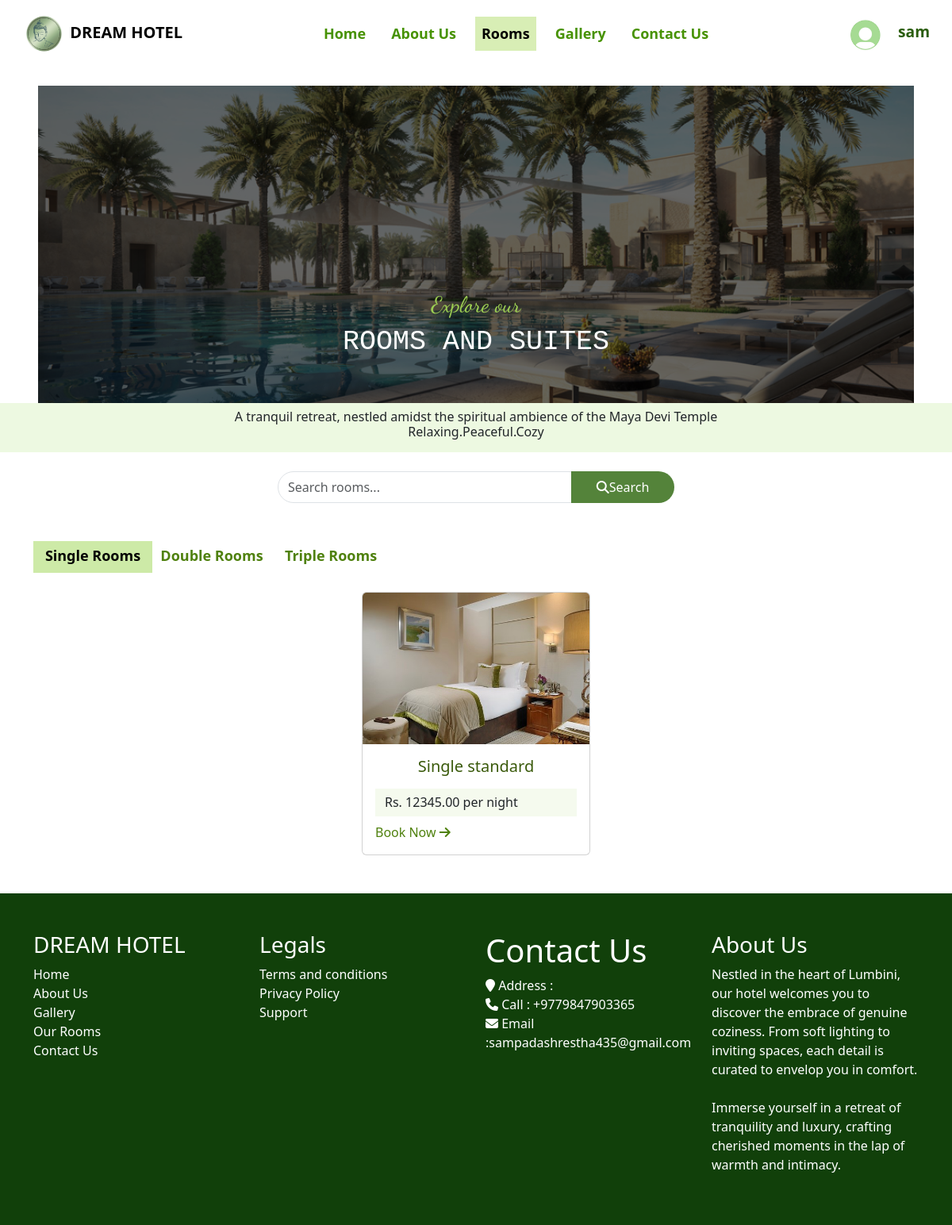
Screenshot of /rooms/ (signed in) with the database file from the repository.
### main/models.py (models this page shows, shortened)
class Room(models.Model):
    ROOM_TYPES = [('single', 'Single'), ('double', 'Double'), ('triple', 'triple')]
    title=models.TextField(default="null")
    room_type = models.CharField(max_length=50, choices=ROOM_TYPES)
    price_per_night = models.DecimalField(max_digits=10, decimal_places=2)
    max_guests = models.IntegerField()
    total_rooms = models.PositiveIntegerField(default=0)
    description = models.TextField(blank=True)
    images=models.ImageField(default=" ",upload_to='images')
    image2=models.ImageField(default=" ",upload_to='images')
    image3=models.ImageField(default=" ",upload_to='images')
    image4=models.ImageField(default=" ",upload_to='images')

### main/views.py (the view)
# urls.py: path("rooms/",rooms,name="rooms"),
@login_required(login_url='login')
def rooms(request):
    search_query = request.GET.get('search', '')
    if search_query:
        room_results = Room.objects.filter(title__icontains=search_query)
        context = {
            'room_results': room_results,
            'search_query': search_query
        }
    else:
        single = Room.objects.filter(room_type='single')
        double = Room.objects.filter(room_type='double')
        triple = Room.objects.filter(room_type='triple')
        context = {
            'single': single,
            'double': double,
            'triple': triple,
            'search_query': search_query
        }
    return render(request, 'main/rooms.html', context)

### main/context_processors.py (called while the page is built)
def user_profile(request):
    if request.user.is_authenticated:
        try:
            profile = GuestProfile.objects.get(user=request.user)
            return {'profile': profile}
        except GuestProfile.DoesNotExist:
            return {'profile': None}
    return {}

### main/templates/main/rooms.html (shortened to what this page needs)
{% extends "base.html" %}
{% load static %}
{% block contents %}
<div id="carouselExampleSlidesOnly" class="carousel slide mx-5 mt-4" data-bs-ride="carousel">
    <div class="carousel-inner">
      <div class="carousel-item active">
        <div class="overlay"></div>
        <img src="{% static 'images/img4.jpg' %}" class="d-block w-100 carouselimage1" alt="...">
      </div>
        <div class="carousel-caption d-md-block caption" >
            <h3 data-aos="zoom-out" data-aos-duration="1000" style="font-family:'Dancing Script', cursive; color:rgb(156, 205, 82)">Explore our </h3>
            <h1 class="mx-5" data-aos="fade-up" data-aos-duration="1000"><pre>ROOMS AND SUITES</pre></b></h1>
        </div>
    </div>
</div>
<div class="container-fluid py-2 mb-3 room" style="background-color:rgb(237, 249, 225)">
    <h6 class="align-middle mx-auto" data-aos="fade-up" data-aos-duration="1000">A tranquil retreat, nestled amidst the spiritual ambience of the Maya Devi Temple<br>Relaxing.Peaceful.Cozy</h6>
</div>
<div class="container mt-4">
    <form method="GET" action="" class="d-flex justify-content-center gap-2">
        <div class="input-group" style="max-width: 500px;">
            <input type="text"
                   name="search"
                   class="form-control"
                   placeholder="Search rooms..."
                   value="{{ search_query }}"
                   style="border-radius: 20px 0 0 20px;">
            <button type="submit" class="btn aboutbtn" style="border-radius: 0 20px 20px 0;">
                <i class="fa-solid fa-search"></i> Search
            </button>
        </div>
    </form>
</div>
{% if search_query %}
    <div class="container mt-4">
        <h4 class="text-center mb-4">Search Results</h4>
        <div class="container rooms mt-4" style="display: flex; flex-wrap: wrap; gap: 20px; justify-content: center; margin: 20px auto;">
            {% if room_results %}
                {% for i in room_results %}
                    <div class="card" style="width: 18rem;" data-aos="fade-up" data-aos-duration="1000">
                        <img src="{{i.images.url}}" class="card-img-top" alt="...">
                        <div class="card-body">
                            <h5 class="card-title">{{i.title}}</h5>
                            <h6 class="container py-2 mt-3" style="background-color: rgba(210, 233, 180, 0.226);">Rs. {{i.price_per_night}} per night</h6>
                            <a href="{% url 'bookrooms' i.id %}" class="stay">Book Now <i class="fa-solid fa-arrow-right"></i></a>
                        </div>
                    </div>
                {% endfor %}
            {% else %}
                <div class="alert alert-info">No rooms found matching your search.</div>
            {% endif %}
        </div>
    </div>
{% else %}
    <div class="container mt-5">
        <ul class="nav nav-pills mb-3 tab-titles text-center align-items-center" id="pills-tab" role="tablist" style="display: flex;">
            <li class="nav-item tab-links about-title active" onclick="openLink('single')">Single Rooms</li>
            <li class="nav-item tab-links about-title" onclick="openLink('double')">Double Rooms</li>
            <li class="nav-item tab-links about-title" onclick="openLink('triple')">Triple Rooms</li>
        </ul>
    </div>
    <div class="tab-content active-tab" id="single" data-aos="fade-up" data-aos-duration="1000">
        <div class="container rooms mt-4" style="display: flex; flex-wrap: wrap; gap: 20px; justify-content: center; margin: 20px auto;">
            {% for i in single %}
                <div class="card" style="width: 18rem;" data-aos="fade-up" data-aos-duration="1000">
                    <img src="{{i.images.url}}" class="card-img-top" alt="...">
                    <div class="card-body">
                        <h5 class="card-title">{{i.title}}</h5>
                        <h6 class="container py-2 mt-3" style="background-color: rgba(210, 233, 180, 0.226);">Rs. {{i.price_per_night}} per night</h6>
                        <a href="{% url 'bookrooms' i.id %}" class="stay">Book Now <i class="fa-solid fa-arrow-right"></i></a>
                    </div>
                </div>
            {% endfor %}
        </div>
    </div>
{% endif %}
{% endblock contents %}

### main/templates/base.html (shortened to what this page needs)
<!doctype html>
{% load static %}
<html lang="en">
  <head>
   <link rel="stylesheet" href="https://cdnjs.cloudflare.com/ajax/libs/fancybox/2.1.5/jquery.fancybox.min.css"
      media="screen">
    <link href="https://cdn.jsdelivr.net/npm/bootstrap@5.3.3/dist/css/bootstrap.min.css" rel="stylesheet">
    <link href="https://unpkg.com/aos@2.3.1/dist/aos.css" rel="stylesheet">
    <link rel="stylesheet" href="{% static 'css/st.css' %}">
    <link rel="stylesheet" href="https://cdnjs.cloudflare.com/ajax/libs/font-awesome/6.6.0/css/all.min.css" />
    <link href="https://cdnjs.cloudflare.com/ajax/libs/bootstrap-icons/1.10.5/font/bootstrap-icons.min.css" rel="stylesheet">
    <link rel="stylesheet" href="https://cdn.jsdelivr.net/npm/flatpickr/dist/flatpickr.min.css">
    <link rel="stylesheet" href="https://cdn.jsdelivr.net/npm/alertifyjs/build/css/alertify.min.css"/>
    <link rel="stylesheet" href="https://cdn.jsdelivr.net/npm/alertifyjs/build/css/themes/default.min.css"/>
   </head>
  <body>
    <nav class="navbar navbar-expand-lg bg-white navy">
        <div class="container-fluid">
          <a class="navbar-brand mx-3" href="#"><img src="{% static 'images/DREAMh.png' %}" style="max-width: 100%; max-height:55px;"><b> DREAM HOTEL</b></a>
         <div class="collapse navbar-collapse" id="navbarSupportedContent">
            <ul class="navbar-nav me-auto mx-auto gap-3 mb-2 mb-lg-0">
               <li class="nav-item ">
                  <a class="nav-link " href="{% url 'home' %}">Home</a>
               </li>
               <li class="nav-item">
                  <a class="nav-link "  href="{% url 'aboutus' %}">About Us</a>
               </li>
               <li class="nav-item">
                  <a class="nav-link{% if request.path == '/rooms/' %}
                  active
                  {% endif %}" href="{% url 'rooms' %}">Rooms</a>
               </li>
               <li class="nav-item">
                  <a class="nav-link" href="{% url 'gallery' %}">Gallery</a>
               </li>
               <li class="nav-item">
                  <a class="nav-link " href="{% url 'contact' %}">Contact Us</a>
               </li>
            </ul>
            <div class="d-flex px-3 py-1 gap-3">
               {% if request.user.is_authenticated %}
               <h1 class="mt-2 username">
                  <a href="{% url 'user_information' %}" style="text-decoration: none;">
                     {% if profile.profile_picture %}
                     <img
                         src="{{ profile.profile_picture.url }}"
                         alt="Profile Photo"
                         class="profile-photo me-3"
                         style="width: 40px; height: 40px; border-radius: 50%; object-fit: cover; color:black"
                     />
                 {% else %}
                     <img
                         src="{% static 'images/default-profile.jpg' %}"
                         alt="Default Profile Photo"
                         class="profile-photo me-3 mt-1"
                         style="width: 40px; height: 40px; border-radius: 50%; object-fit: cover; color:black"
                     />
                 {% endif %}
                    <span style="color:rgb(42, 93, 13)">{{ request.user.username }}</span>
                  </a>
                </h1>
               {% endif %}
         </div>
         </div>
      </div>
   </nav>
<div class="all">
  {% block contents %}
 {% endblock contents %}
</div>
<div class="footer_section layout_padding" data-aos="fade-up" data-aos-duration="1000">
   <div class="container mt-5 py-5">
      <div class="row">
         <div class="col-lg-3 col-sm-6">
            <h3 class="useful_text">DREAM HOTEL</h3>
            <div class="footer_menu">
               <ul style="list-style-type: none;padding-left: 0;">
                  <li><a href="{% url 'home' %}" class="link">Home</a></li>
                  <li><a href="{% url 'aboutus' %}" class="link">About Us</a></li>
                  <li><a href="{% url 'gallery' %}" class="link">Gallery</a></li>
                  <li><a href="{% url 'rooms' %}" class="link">Our Rooms</a></li>
                  <li><a href="{% url 'contact' %}" class="link">Contact Us</a></li>
               </ul>
            </div>
         </div>
         <div class="col-lg-3 col-sm-6">
            <h3 class="useful_text">Legals</h3>
            <div class="footer_menu">
               <ul style="list-style-type: none; padding-left: 0;">
                  <li><a href="#" class="link">Terms and conditions</a></li>
                  <li><a href="#" class="link">Privacy Policy</a></li>
                  <li><a href="#" class="link">Support</a></li>
               </ul>
            </div>
         </div>
         <div class="col-lg-3 col-sm-6">
            <h1 class="useful_text">Contact Us</h1>
            <div class="location_text">
               <ul style="list-style-type: none; padding-left: 0;">
                  <li>
                        <i class="fa fa-map-marker" aria-hidden="true"></i><span class="padding_left_10"> Address :
                           </span>
                  </li>
                  <li>
                        <i class="fa fa-phone" aria-hidden="true"></i><span class="padding_left_10"> Call :
                           +9779847903365</span>
                  </li>
                  <li>
                        <i class="fa fa-envelope" aria-hidden="true"></i><span class="padding_left_10"> Email :sampadashrestha435@gmail.com</span>
                  </li>
               </ul>
            </div>
         </div>
         <div class="col-lg-3 col-sm-6">
            <h3 class="useful_text">About Us</h3>
            <p class="footer_text">Nestled in the heart of Lumbini, our hotel welcomes you to discover the embrace of genuine coziness. From soft lighting to inviting spaces, each detail is curated to envelop you in comfort.<br><br> Immerse yourself in a retreat of tranquility and luxury, crafting cherished moments in the lap of warmth and intimacy. </p>
         </div>
      </div>
   </div>
</div>
</body>
</html>

### main/static/css/st.css (style rules this page uses)
* { font-family:system-ui, -apple-system, BlinkMacSystemFont, 'Segoe UI', Roboto, Oxygen, Ubuntu, Cantarell, 'Open Sans', 'Helvetica Neue', sans-serif }
.navbar-brand { font-size:20px; }
.nav-link { color:rgb(71, 146, 2); font-weight: 600; font-size: large; }
.nav-link.active { color:rgb(0, 0, 0); background-color: rgba(213, 237, 175, 0.925); font-weight: 600; font-size: large; }
.carouselimage1 { height: 100%; width: 100%; height: 50vh; object-fit: cover; background-color: rgba(0, 0, 0, 0.6); z-index: -1; }
.overlay { position: absolute; top: 0; left: 0; width: 100%; height: 100%; background-color: rgba(0, 0, 0, 0.6); z-index: 0; }
.caption { position: absolute; z-index: 1 !important; color: white !important; }
.room { text-align: center; align-items: center !important; }
.aboutbtn { background-color: rgba(37, 97, 3, 0.781); color:white; height:40px; width:130px; display:flex; justify-content: center; align-items: center; border-radius: 10px; cursor:pointer; }
.card-title { text-align: center; color:rgb(58, 90, 11) }
.footer_section { color:white; background-color: rgb(17, 64, 10); }
.link { color: inherit; text-decoration: none; }
.tab-content { display: none; }
.tab-links.active { color: rgb(0, 0, 0); background-color: #74c5095b; }
.tab-content.active-tab { display: inline; }
.about-title { color: #4f810e; width: 150px; height: 40px; font-size: 18px; font-weight: 600; cursor: pointer; position: relative; padding: 5px; }
.stay { text-decoration: none; color:#4f810e }

### main/templates/base.html (style rules this page uses)
.username { font-size: 1.2rem; font-weight: bold; text-decoration: none; color:rgb(42, 93, 13) !important }

### rows the page displays
Room: images (picture), title "Single standard", price_per_night "12345.00"

### other values shown
{{ request.user.username }} "sam"
